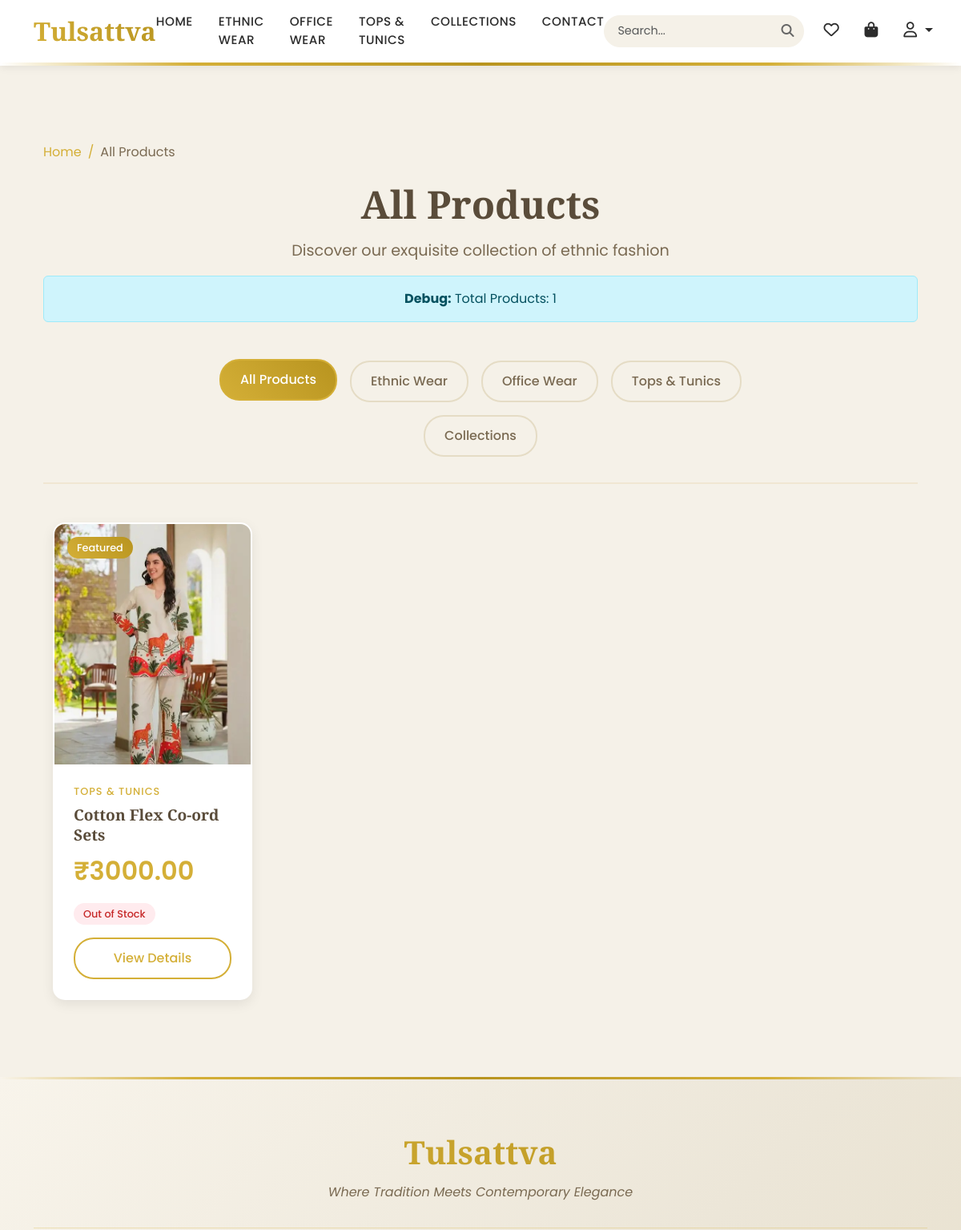
Before: /products/ (upper part) with the older database file.
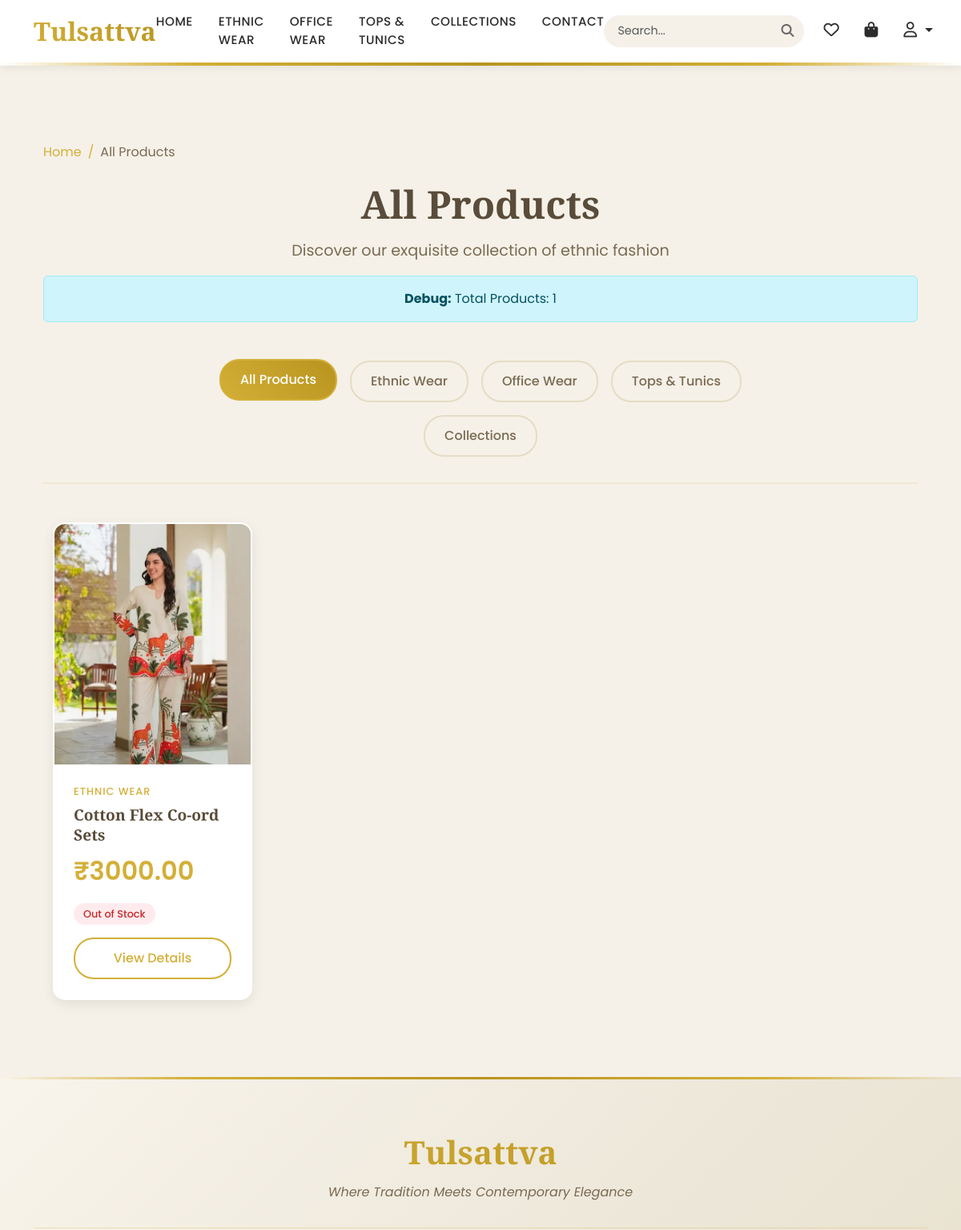
After: the same page with the newer database file.
### products/models.py (models this page shows, shortened)
class Product(models.Model):
    CATEGORY_CHOICES = [
        ('ethnic_wear', 'Ethnic Wear'),
        ('office_wear', 'Office Wear'),
        ('tops_tunics', 'Tops & Tunics'),
        ('collections', 'Collections'),
    ]
    name = models.CharField(max_length=200)
    slug = models.SlugField(max_length=200, unique=True, blank=True)
    price = models.DecimalField(max_digits=10, decimal_places=2)
    category = models.CharField(max_length=50, choices=CATEGORY_CHOICES)
    description = models.TextField()
    image = models.ImageField(upload_to='products/')
    image_2 = models.ImageField(upload_to='products/', blank=True, null=True)
    image_3 = models.ImageField(upload_to='products/', blank=True, null=True)
    image_4 = models.ImageField(upload_to='products/', blank=True, null=True)
    created_at = models.DateTimeField(auto_now_add=True)
    featured = models.BooleanField(default=False)
    def get_category_display_name(self):
        return dict(self.CATEGORY_CHOICES).get(self.category, self.category)
    class Meta:
        ordering = ['-created_at']

### products/views.py (the view)
# urls.py: path('', views.product_list_view, name='product_list'),
def product_list_view(request, category=None):
    products = Product.objects.all()
    if category and category != 'all':
        products = products.filter(category=category)
        category_display = dict(Product.CATEGORY_CHOICES).get(category, category)
    else:
        category_display = "All Products"
    context = {
        'products': products,
        'category': category,
        'category_display': category_display,
        'categories': Product.CATEGORY_CHOICES,
    }
    return render(request, 'products/product_list.html', context)

### cart/context_processors.py (called while the page is built)
def cart_total(request):
    print("=== CONTEXT PROCESSOR ===")
    if request.user.is_authenticated:
        try:
            cart = Cart.objects.get(user=request.user)
            total_items = cart.total_items
            total_price = cart.total_price
            print(f"Context - User: {request.user}, Cart Items: {total_items}")
            return {
                'cart_total_items': total_items,
                'cart_total_price': total_price,
                'user_cart': cart  # Add this for debugging
            }
        except Cart.DoesNotExist:
            print("Context - No cart found")
            return {'cart_total_items': 0, 'cart_total_price': 0, 'user_cart': None}
    else:
        print("Context - User not authenticated")
        return {'cart_total_items': 0, 'cart_total_price': 0, 'user_cart': None}

### templates/products/product_list.html (shortened to what this page needs)
{% extends 'base.html' %}
{% load static %}
{% block content %}
<div class="container-fluid py-5">
    <nav aria-label="breadcrumb" class="mb-4">
        <ol class="breadcrumb">
            <li class="breadcrumb-item"><a href="{% url 'home' %}" class="text-gold">Home</a></li>
            {% if category %}
            <li class="breadcrumb-item"><a href="{% url 'products:product_list' %}" class="text-gold">Products</a></li>
            <li class="breadcrumb-item active">{{ category_display }}</li>
            {% else %}
            <li class="breadcrumb-item active">All Products</li>
            {% endif %}
        </ol>
    </nav>
    <div class="text-center mb-5">
        <h1 class="page-title">{{ category_display }}</h1>
        <p class="page-subtitle">Discover our exquisite collection of ethnic fashion</p>
        <div class="alert alert-info">
            <strong>Debug:</strong> Total Products: {{ products.count }}
        </div>
    </div>
    <div class="category-filters mb-5">
        <div class="row justify-content-center">
            <div class="col-lg-8">
                <div class="d-flex flex-wrap justify-content-center gap-3">
                    <a href="{% url 'products:product_list' %}"
                       class="category-filter-btn {% if not category %}active{% endif %}">
                        All Products
                    </a>
                    {% for cat_value, cat_name in categories %}
                    <a href="{% url 'products:product_list_by_category' category=cat_value %}"
                       class="category-filter-btn {% if category == cat_value %}active{% endif %}">
                        {{ cat_name }}
                    </a>
                    {% endfor %}
                </div>
            </div>
        </div>
    </div>
    <div class="container">
        {% if products %}
        <div class="row g-4">
            {% for product in products %}
            <div class="col-xl-3 col-lg-4 col-md-6">
                <div class="product-card">
                    <div class="product-image">
                        {% if product.image %}
                        <a href="{% url 'products:product_detail' product.slug %}">
                            <img src="{{ product.image.url }}" alt="{{ product.name }}" class="img-fluid">
                        </a>
                        {% else %}
                        <div class="no-image-placeholder">
                            <i class="fas fa-image"></i>
                            <span>No Image</span>
                        </div>
                        {% endif %}
                        {% if product.featured %}
                        <span class="featured-badge">Featured</span>
                        {% endif %}
                    </div>
                    <div class="product-info">
                        <span class="product-category">{{ product.get_category_display_name }}</span>
                        <h3 class="product-name">
                            <a href="{% url 'products:product_detail' product.slug %}">
                                {{ product.name }}
                            </a>
                        </h3>
                        <div class="product-price">₹{{ product.price }}</div>
                        {% if product.in_stock %}
                        <span class="stock-badge in-stock">In Stock</span>
                        {% else %}
                        <span class="stock-badge out-of-stock">Out of Stock</span>
                        {% endif %}
                        <a href="{% url 'products:product_detail' product.slug %}" class="product-detail-btn">
                            View Details
                        </a>
                    </div>
                </div>
            </div>
            {% endfor %}
        </div>
        {% endif %}
    </div>
</div>
{% endblock %}

Changed rows visible on the page:
removed Product: image (picture), featured "Featured", get_category_display_name "TOPS & TUNICS", name "Cotton Flex Co-ord Sets", price "3000.00"
added Product: image (picture), get_category_display_name "ETHNIC WEAR", name "Cotton Flex Co-ord Sets", price "3000.00"
